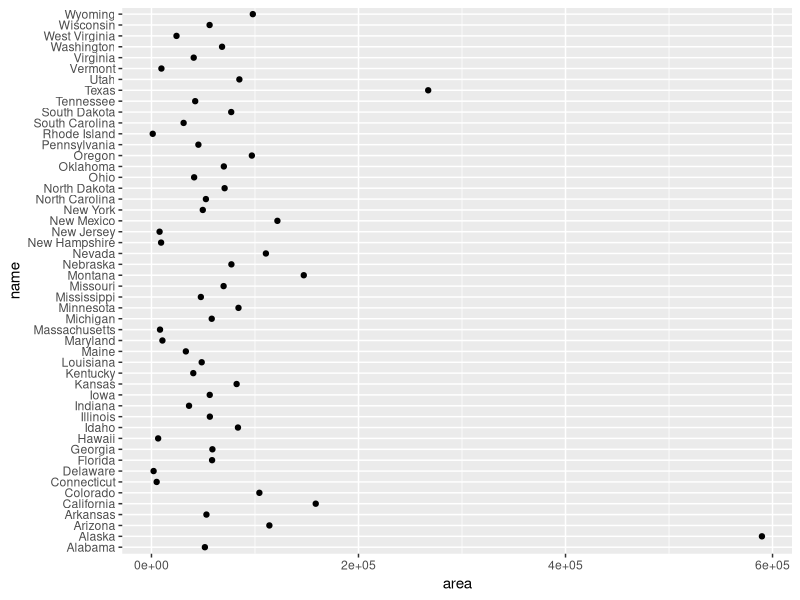
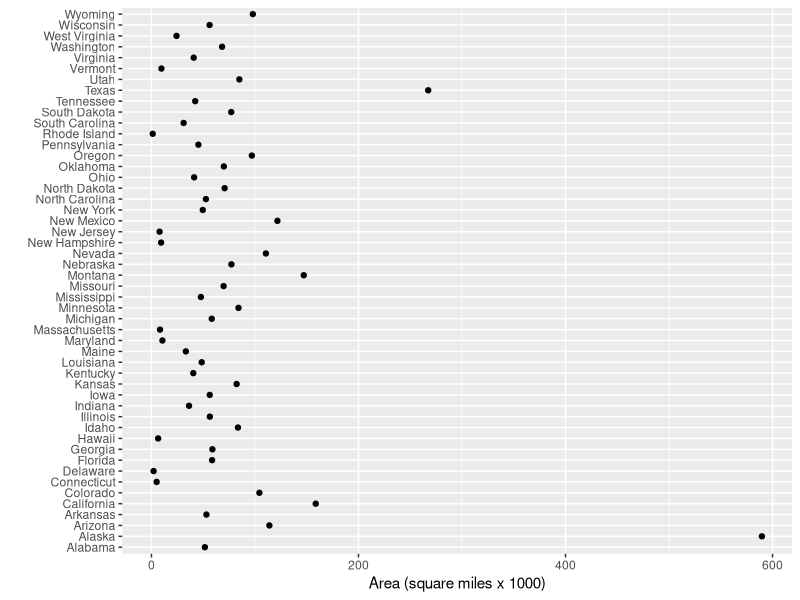
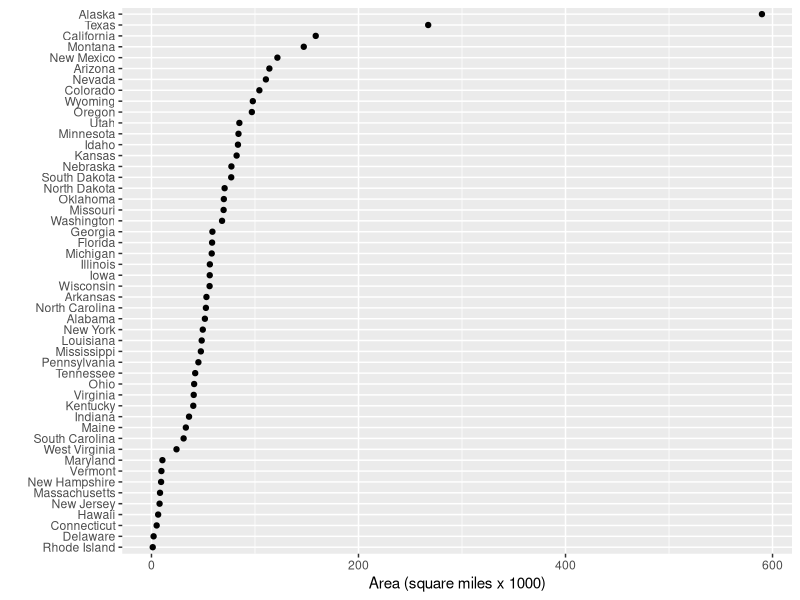
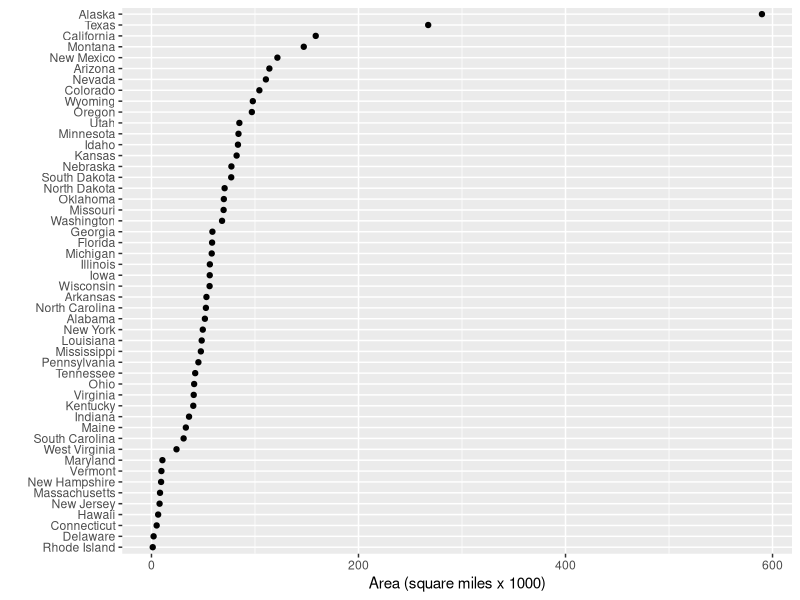

Reproduce these figures in R, in order. (Note: this script raises an error after producing the figures.)
## ---- chunk 1
library(knitr)
opts_knit$set(root.dir = "../")
opts_chunk$set(echo = TRUE, message = FALSE, warning = FALSE, collapse = TRUE)
## ---- chunk 2
library(tidyverse)
library(forcats)
## ---- chunk 3
df <- read_csv('data/cm5017_state.csv')
glimpse(df)
## ---- chunk 4
ggplot(df, aes(x = area, y = name)) +
	geom_point()
## ---- chunk 5
# create a new column with area in 1000s of sq mi
df <- df %>%
	mutate(scaled_area = area / 1000)

ggplot(df, aes(x = scaled_area, y = name)) +
	geom_point() +
	labs(x = "Area (square miles x 1000)", y = "")
## ---- chunk 6
typeof(df$name)
## ---- chunk 7
df <- df %>% 
  mutate(name = fct_reorder(name, scaled_area))	
## ---- chunk 8
glimpse(df$name)
## ---- chunk 9
# after fct_reorder(), name is an integer type
typeof(df$name)
## ---- chunk 10
levels(df$name)
## ---- chunk 11
ggplot(df, aes(x = scaled_area, y = name)) +
	geom_point() +
	labs(x = "Area (square miles x 1000)", y = "")
## ---- chunk 12
ggsave(filename = "cm5019-states.png", 
    path   = "results",
    width  = 6, 
    height = 8, 
    units  = "in", # "in", "cm", or "mm"
    dpi    = 600)
## ---- chunk 13
include_graphics("../results/cm5019-states.png")
## ---- chunk 14
include_graphics("../results/cm5019-states.png")
## ---- chunk 15
unique(df$region)
typeof(df$region)
## ---- chunk 16
df <- df %>% 
  mutate(region = fct_reorder(region, scaled_area, sum))

# view the results 
glimpse(df$region)

levels(df$region)
## ---- chunk 17
f1 <- ggplot(df, aes(x = scaled_area, y = name)) +
  geom_point() +
  labs(x = "Area (square miles x 1000)", y = "") + 
  facet_grid(rows = vars(region), 
      as.table = FALSE)

print(f1)
## ---- chunk 18
f2 <- f1 +
  facet_grid(rows = vars(region), 
      as.table = FALSE, 
      scales = "free_y")

print(f2)
## ---- chunk 19
f3 <- f2 + 
  facet_grid(rows = vars(region), 
      as.table = FALSE, 
      scales = "free_y", 
      space = "free")

print(f3)
